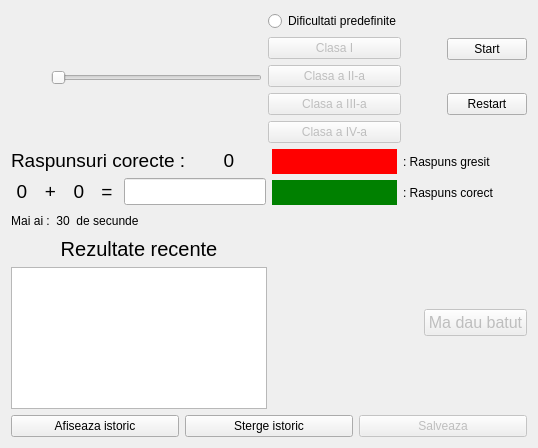
<?xml version="1.0" encoding="UTF-8"?>
<ui version="4.0">
 <class>Widget</class>
 <widget class="QWidget" name="Widget">
  <property name="geometry">
   <rect>
    <x>0</x>
    <y>0</y>
    <width>538</width>
    <height>448</height>
   </rect>
  </property>
  <property name="windowTitle">
   <string>Widget</string>
  </property>
  <layout class="QVBoxLayout" name="verticalLayout_12">
   <item>
    <layout class="QVBoxLayout" name="verticalLayout_11">
     <item>
      <layout class="QVBoxLayout" name="verticalLayout_10">
       <item>
        <layout class="QVBoxLayout" name="verticalLayout_8">
         <item>
          <layout class="QVBoxLayout" name="verticalLayout_7">
           <item>
            <layout class="QHBoxLayout" name="horizontalLayout_2">
             <item>
              <layout class="QHBoxLayout" name="horizontalLayout">
               <item>
                <spacer name="horizontalSpacer">
                 <property name="orientation">
                  <enum>Qt::Horizontal</enum>
                 </property>
                 <property name="sizeType">
                  <enum>QSizePolicy::Fixed</enum>
                 </property>
                 <property name="sizeHint" stdset="0">
                  <size>
                   <width>40</width>
                   <height>20</height>
                  </size>
                 </property>
                </spacer>
               </item>
               <item>
                <layout class="QVBoxLayout" name="verticalLayout_2">
                 <item>
                  <spacer name="verticalSpacer">
                   <property name="orientation">
                    <enum>Qt::Vertical</enum>
                   </property>
                   <property name="sizeHint" stdset="0">
                    <size>
                     <width>20</width>
                     <height>40</height>
                    </size>
                   </property>
                  </spacer>
                 </item>
                 <item>
                  <widget class="QSlider" name="HSlider">
                   <property name="minimum">
                    <number>1</number>
                   </property>
                   <property name="maximum">
                    <number>4</number>
                   </property>
                   <property name="pageStep">
                    <number>0</number>
                   </property>
                   <property name="orientation">
                    <enum>Qt::Horizontal</enum>
                   </property>
                  </widget>
                 </item>
                 <item>
                  <spacer name="verticalSpacer_2">
                   <property name="orientation">
                    <enum>Qt::Vertical</enum>
                   </property>
                   <property name="sizeHint" stdset="0">
                    <size>
                     <width>20</width>
                     <height>40</height>
                    </size>
                   </property>
                  </spacer>
                 </item>
                </layout>
               </item>
               <item>
                <layout class="QVBoxLayout" name="verticalLayout_3">
                 <item>
                  <layout class="QVBoxLayout" name="verticalLayout">
                   <item>
                    <widget class="QRadioButton" name="RBDiff">
                     <property name="text">
                      <string>Dificultati predefinite</string>
                     </property>
                    </widget>
                   </item>
                   <item>
                    <widget class="QPushButton" name="PBCls1">
                     <property name="enabled">
                      <bool>false</bool>
                     </property>
                     <property name="text">
                      <string>Clasa I</string>
                     </property>
                    </widget>
                   </item>
                   <item>
                    <widget class="QPushButton" name="PBCls2">
                     <property name="enabled">
                      <bool>false</bool>
                     </property>
                     <property name="text">
                      <string>Clasa a II-a</string>
                     </property>
                    </widget>
                   </item>
                   <item>
                    <widget class="QPushButton" name="PBCls3">
                     <property name="enabled">
                      <bool>false</bool>
                     </property>
                     <property name="text">
                      <string>Clasa a III-a</string>
                     </property>
                    </widget>
                   </item>
                   <item>
                    <widget class="QPushButton" name="PBCls4">
                     <property name="enabled">
                      <bool>false</bool>
                     </property>
                     <property name="text">
                      <string>Clasa a IV-a</string>
                     </property>
                    </widget>
                   </item>
                  </layout>
                 </item>
                </layout>
               </item>
               <item>
                <spacer name="horizontalSpacer_2">
                 <property name="orientation">
                  <enum>Qt::Horizontal</enum>
                 </property>
                 <property name="sizeType">
                  <enum>QSizePolicy::Fixed</enum>
                 </property>
                 <property name="sizeHint" stdset="0">
                  <size>
                   <width>40</width>
                   <height>20</height>
                  </size>
                 </property>
                </spacer>
               </item>
               <item>
                <layout class="QVBoxLayout" name="verticalLayout_4">
                 <item>
                  <widget class="QPushButton" name="PBStart">
                   <property name="text">
                    <string>Start</string>
                   </property>
                  </widget>
                 </item>
                 <item>
                  <widget class="QPushButton" name="PBRestart">
                   <property name="text">
                    <string>Restart</string>
                   </property>
                  </widget>
                 </item>
                </layout>
               </item>
              </layout>
             </item>
            </layout>
           </item>
           <item>
            <layout class="QHBoxLayout" name="horizontalLayout_8">
             <item>
              <layout class="QVBoxLayout" name="verticalLayout_6">
               <item>
                <layout class="QHBoxLayout" name="horizontalLayout_4">
                 <item>
                  <widget class="QLabel" name="LCorect">
                   <property name="font">
                    <font>
                     <pointsize>14</pointsize>
                    </font>
                   </property>
                   <property name="text">
                    <string>Raspunsuri corecte :</string>
                   </property>
                  </widget>
                 </item>
                 <item>
                  <widget class="QLabel" name="LCnt">
                   <property name="font">
                    <font>
                     <pointsize>14</pointsize>
                    </font>
                   </property>
                   <property name="text">
                    <string>0</string>
                   </property>
                   <property name="alignment">
                    <set>Qt::AlignCenter</set>
                   </property>
                  </widget>
                 </item>
                </layout>
               </item>
               <item>
                <layout class="QHBoxLayout" name="horizontalLayout_3">
                 <item>
                  <widget class="QLabel" name="LNr1">
                   <property name="font">
                    <font>
                     <pointsize>14</pointsize>
                    </font>
                   </property>
                   <property name="text">
                    <string>0</string>
                   </property>
                   <property name="alignment">
                    <set>Qt::AlignCenter</set>
                   </property>
                  </widget>
                 </item>
                 <item>
                  <widget class="QLabel" name="LSign">
                   <property name="font">
                    <font>
                     <pointsize>14</pointsize>
                    </font>
                   </property>
                   <property name="text">
                    <string>+</string>
                   </property>
                   <property name="alignment">
                    <set>Qt::AlignCenter</set>
                   </property>
                  </widget>
                 </item>
                 <item>
                  <widget class="QLabel" name="LNr2">
                   <property name="font">
                    <font>
                     <pointsize>14</pointsize>
                    </font>
                   </property>
                   <property name="text">
                    <string>0</string>
                   </property>
                   <property name="alignment">
                    <set>Qt::AlignCenter</set>
                   </property>
                  </widget>
                 </item>
                 <item>
                  <widget class="QLabel" name="LEqual">
                   <property name="font">
                    <font>
                     <pointsize>14</pointsize>
                    </font>
                   </property>
                   <property name="text">
                    <string>=</string>
                   </property>
                   <property name="alignment">
                    <set>Qt::AlignCenter</set>
                   </property>
                  </widget>
                 </item>
                 <item>
                  <widget class="QLineEdit" name="lineEdit">
                   <property name="sizePolicy">
                    <sizepolicy hsizetype="Preferred" vsizetype="Preferred">
                     <horstretch>0</horstretch>
                     <verstretch>0</verstretch>
                    </sizepolicy>
                   </property>
                   <property name="font">
                    <font>
                     <pointsize>12</pointsize>
                    </font>
                   </property>
                   <property name="text">
                    <string/>
                   </property>
                  </widget>
                 </item>
                </layout>
               </item>
              </layout>
             </item>
             <item>
              <layout class="QVBoxLayout" name="verticalLayout_5">
               <item>
                <layout class="QHBoxLayout" name="horizontalLayout_6">
                 <item>
                  <widget class="QLabel" name="label_2">
                   <property name="styleSheet">
                    <string notr="true">background-color:red</string>
                   </property>
                   <property name="text">
                    <string/>
                   </property>
                  </widget>
                 </item>
                 <item>
                  <widget class="QLabel" name="label_3">
                   <property name="text">
                    <string>: Raspuns gresit</string>
                   </property>
                  </widget>
                 </item>
                </layout>
               </item>
               <item>
                <layout class="QHBoxLayout" name="horizontalLayout_7">
                 <item>
                  <widget class="QLabel" name="label_5">
                   <property name="styleSheet">
                    <string notr="true">background-color:green
</string>
                   </property>
                   <property name="text">
                    <string/>
                   </property>
                  </widget>
                 </item>
                 <item>
                  <widget class="QLabel" name="label_4">
                   <property name="sizePolicy">
                    <sizepolicy hsizetype="Preferred" vsizetype="Preferred">
                     <horstretch>0</horstretch>
                     <verstretch>0</verstretch>
                    </sizepolicy>
                   </property>
                   <property name="text">
                    <string>: Raspuns corect</string>
                   </property>
                  </widget>
                 </item>
                </layout>
               </item>
              </layout>
             </item>
            </layout>
           </item>
          </layout>
         </item>
         <item>
          <layout class="QHBoxLayout" name="horizontalLayout_9">
           <item>
            <layout class="QHBoxLayout" name="horizontalLayout_5">
             <item>
              <widget class="QLabel" name="LAux1">
               <property name="text">
                <string>Mai ai :</string>
               </property>
               <property name="alignment">
                <set>Qt::AlignCenter</set>
               </property>
              </widget>
             </item>
             <item>
              <widget class="QLabel" name="LTime">
               <property name="text">
                <string>30</string>
               </property>
               <property name="alignment">
                <set>Qt::AlignCenter</set>
               </property>
              </widget>
             </item>
             <item>
              <widget class="QLabel" name="label">
               <property name="text">
                <string>de secunde</string>
               </property>
               <property name="alignment">
                <set>Qt::AlignCenter</set>
               </property>
              </widget>
             </item>
            </layout>
           </item>
           <item>
            <spacer name="horizontalSpacer_3">
             <property name="orientation">
              <enum>Qt::Horizontal</enum>
             </property>
             <property name="sizeHint" stdset="0">
              <size>
               <width>248</width>
               <height>20</height>
              </size>
             </property>
            </spacer>
           </item>
          </layout>
         </item>
        </layout>
       </item>
       <item>
        <layout class="QHBoxLayout" name="horizontalLayout_10">
         <item>
          <layout class="QVBoxLayout" name="verticalLayout_9">
           <item>
            <widget class="QLabel" name="label_6">
             <property name="font">
              <font>
               <pointsize>15</pointsize>
              </font>
             </property>
             <property name="text">
              <string>Rezultate recente</string>
             </property>
             <property name="alignment">
              <set>Qt::AlignCenter</set>
             </property>
            </widget>
           </item>
           <item>
            <widget class="QListWidget" name="listWidget">
             <property name="layoutMode">
              <enum>QListView::SinglePass</enum>
             </property>
             <property name="modelColumn">
              <number>0</number>
             </property>
             <property name="sortingEnabled">
              <bool>false</bool>
             </property>
            </widget>
           </item>
          </layout>
         </item>
         <item>
          <spacer name="horizontalSpacer_4">
           <property name="orientation">
            <enum>Qt::Horizontal</enum>
           </property>
           <property name="sizeHint" stdset="0">
            <size>
             <width>148</width>
             <height>20</height>
            </size>
           </property>
          </spacer>
         </item>
         <item>
          <widget class="QPushButton" name="pushButton">
           <property name="enabled">
            <bool>false</bool>
           </property>
           <property name="font">
            <font>
             <pointsize>12</pointsize>
            </font>
           </property>
           <property name="text">
            <string>Ma dau batut</string>
           </property>
          </widget>
         </item>
        </layout>
       </item>
      </layout>
     </item>
     <item>
      <layout class="QHBoxLayout" name="horizontalLayout_11">
       <item>
        <widget class="QPushButton" name="BtnSave">
         <property name="text">
          <string>Afiseaza istoric</string>
         </property>
        </widget>
       </item>
       <item>
        <widget class="QPushButton" name="BtnDel">
         <property name="text">
          <string>Sterge istoric</string>
         </property>
        </widget>
       </item>
       <item>
        <widget class="QPushButton" name="BtnLoad">
         <property name="enabled">
          <bool>false</bool>
         </property>
         <property name="text">
          <string>Salveaza</string>
         </property>
        </widget>
       </item>
      </layout>
     </item>
    </layout>
   </item>
  </layout>
 </widget>
 <layoutdefault spacing="6" margin="11"/>
 <resources/>
 <connections/>
</ui>
